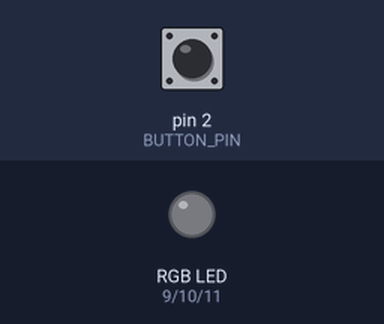
Simulated run of this sketch. Board: Arduino Uno, built with avr-gcc and run on an emulated ATmega328P. Parts: an RGB LED mixed from three pins (HIGH = lit). Inputs (shaded band) come from the test bench; at power-on: pin 2 (BUTTON_PIN) HIGH.

Above: at 1.2 s.
1.3 s: pin 2 (BUTTON_PIN) pulled LOW for 0.15 s
At 1.7 s:
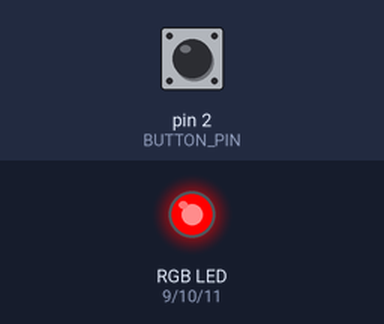
4.3 s: pin 2 (BUTTON_PIN) pulled LOW for 1 s
At 5.5 s:
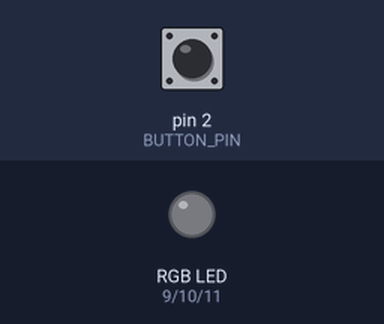
6.8 s: pin 2 (BUTTON_PIN) pulled LOW for 3.2 s
At 7.7 s:
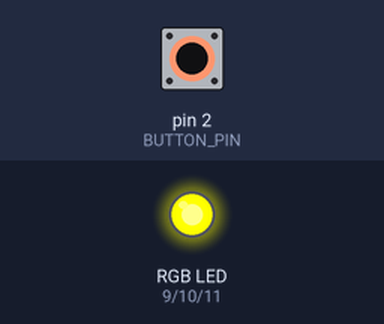
Timing chart, 0 to 17.5 s (numbered marks = the images above; inputs shaded):
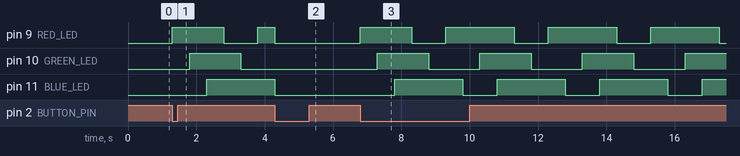

Measured:
- after the input at 1.3 s, pin 9 (RED_LED): LOW → HIGH at once, → LOW 1.5 s later, → HIGH 1.0 s later; pin 10 (GREEN_LED): LOW → HIGH after 0.50 s, → LOW 1.5 s later; pin 11 (BLUE_LED): LOW → HIGH after 1.0 s
- after the input at 4.3 s, pin 9 (RED_LED): HIGH → LOW after 0.00 s instead of 1.5 s; pin 10 (GREEN_LED): stays LOW (without the input it goes to HIGH after 0.50 s); pin 11 (BLUE_LED): goes on until 4.3 s, then stays LOW
- after the input at 6.8 s, pin 9 (RED_LED): LOW → HIGH at once, then repeats every 3.0 s: LOW 1.0 s, HIGH 2.0 s; pin 10 (GREEN_LED): alternates HIGH for 1.5 s and LOW for 1.5 s, starting after 0.50 s; pin 11 (BLUE_LED): alternates HIGH for 2.0 s and LOW for 1.0 s, starting after 1.0 s

The sketch:

LAB2_PART2.ino
```cpp
//HERE I AM ASSIGNING EACH PIN TO ITS RESPECTIVE VARIABLE NAME
#define RED_LED 9
#define GREEN_LED 10
#define BLUE_LED 11
#define BUTTON_PIN 2

//HERE WE ARE KEEPING TRACK OF THE SEQUENCE
//THIS VARIABLE IS MARKED AS VOLATILE AS IT IS IN THE MAIN PROGRAM AND ISR
volatile int gCurrentSequence = 0;

//HERE WE ARE ASSIGNING FALSE TO THE VARIABLE isSequenceActive TO TOGGLE
//THE SEQUENCE FROM BEING ON AND OFF
//THIS VARIABLE IS VOLATILE AS IT WILL BE TOGGLED BY THE INTERRUPT
volatile bool gIsSequenceActive = false;

void setup() {
  // HERE WE ARE ASSIGNING THE LED PINS AS OUTPUTS
  pinMode(RED_LED, OUTPUT);
  pinMode(GREEN_LED, OUTPUT);
  pinMode(BLUE_LED, OUTPUT);

  // HERE WE ARE ASSIGNING THE BUTTON TO HAVE INPUT_PULLUP
  pinMode(BUTTON_PIN, INPUT_PULLUP);

  // HERE WE ARE SETTING UP THE INTERRUPT TO TRIGGER WHEN THE BUTTON GOES FROM HIGH TO LOW
  attachInterrupt(digitalPinToInterrupt(BUTTON_PIN), toggleSequence, FALLING);
}

void loop() {
  // HERE IF THE isSequenceActive BOOL IS TRUE THEN THE SEQUENCE BEGINS
  if (gIsSequenceActive) {
    // EACH CASE FOLLOWS THE SEQUENCE FROM THE LAB
    switch (gCurrentSequence) {
      case 0: digitalWrite(RED_LED, HIGH); digitalWrite(GREEN_LED, LOW); digitalWrite(BLUE_LED, LOW); break;  // R
      case 1: digitalWrite(RED_LED, HIGH); digitalWrite(GREEN_LED, HIGH); digitalWrite(BLUE_LED, LOW); break;  // RG
      case 2: digitalWrite(RED_LED, HIGH); digitalWrite(GREEN_LED, HIGH); digitalWrite(BLUE_LED, HIGH); break;  // RGB
      case 3: digitalWrite(RED_LED, LOW); digitalWrite(GREEN_LED, HIGH); digitalWrite(BLUE_LED, HIGH); break;   // GB
      case 4: digitalWrite(RED_LED, LOW); digitalWrite(GREEN_LED, LOW); digitalWrite(BLUE_LED, HIGH); break;    // B
      case 5: digitalWrite(RED_LED, HIGH); digitalWrite(GREEN_LED, LOW); digitalWrite(BLUE_LED, HIGH); break;   // RB
    }

    //HERE WE ARE HAVING THE SEQUENCE LOOP AS IT ALWAYS STAYS BETWEEN 0 TO 5
    gCurrentSequence = (gCurrentSequence + 1) % 6;

    //HERE WE HAVE A SMALL DELAY TO HAPPEN BETWEEN CHANGES IN THE LED SEQUENCE
    delay(500);
  } else {
    //HERE IF SEQUENCE IS NOT ACTIVATED, THEN ALL LEDS OFF
    digitalWrite(RED_LED, LOW);
    digitalWrite(GREEN_LED, LOW);
    digitalWrite(BLUE_LED, LOW);
  }
}

//HERE THE ISR WILL TOGGLE THE SEQUENCE STATE EACH TIME THE BUTTON IS PRESSED
void toggleSequence() {
  gIsSequenceActive = !gIsSequenceActive;

  //HERE WE RESET THE SEQUENCE EVERYTIME THE SEQUENCE BEGINS
  gCurrentSequence = 0;

}
```
